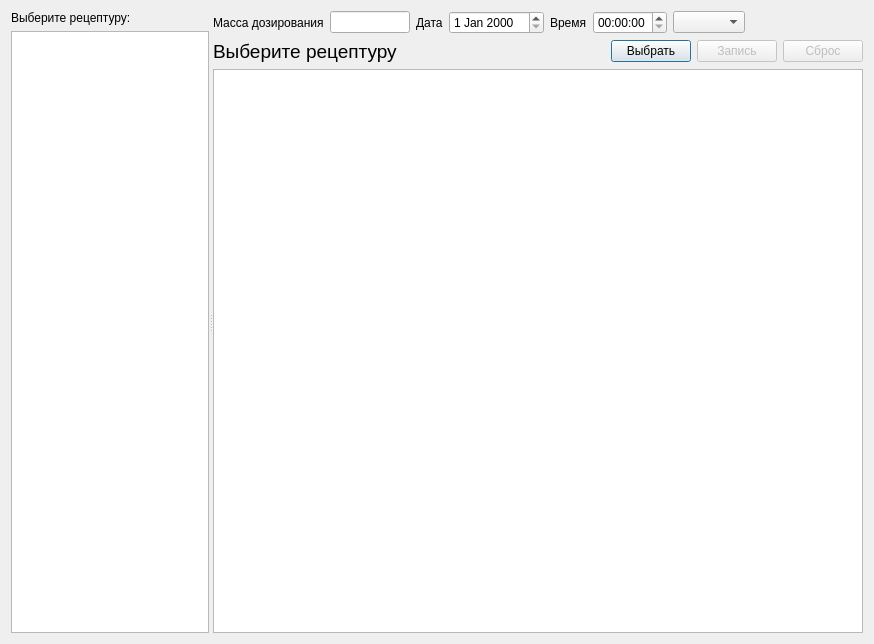
<?xml version="1.0" encoding="UTF-8"?>
<ui version="4.0">
 <class>DialogNew</class>
 <widget class="QDialog" name="DialogNew">
  <property name="geometry">
   <rect>
    <x>0</x>
    <y>0</y>
    <width>874</width>
    <height>644</height>
   </rect>
  </property>
  <property name="windowTitle">
   <string>Добавить дозировку в ручном режиме</string>
  </property>
  <layout class="QVBoxLayout" name="verticalLayout_3">
   <item>
    <widget class="QSplitter" name="splitter">
     <property name="orientation">
      <enum>Qt::Horizontal</enum>
     </property>
     <widget class="QWidget" name="layoutWidget">
      <layout class="QVBoxLayout" name="verticalLayout_2">
       <item>
        <widget class="QLabel" name="label">
         <property name="text">
          <string>Выберите рецептуру:</string>
         </property>
        </widget>
       </item>
       <item>
        <widget class="QTableView" name="tableViewRcp">
         <property name="editTriggers">
          <set>QAbstractItemView::NoEditTriggers</set>
         </property>
         <property name="selectionMode">
          <enum>QAbstractItemView::SingleSelection</enum>
         </property>
         <property name="selectionBehavior">
          <enum>QAbstractItemView::SelectRows</enum>
         </property>
         <attribute name="verticalHeaderVisible">
          <bool>false</bool>
         </attribute>
        </widget>
       </item>
      </layout>
     </widget>
     <widget class="QWidget" name="layoutWidget_2">
      <layout class="QVBoxLayout" name="verticalLayout">
       <item>
        <layout class="QHBoxLayout" name="horizontalLayout">
         <item>
          <widget class="QLabel" name="label_2">
           <property name="text">
            <string>Масса дозирования</string>
           </property>
          </widget>
         </item>
         <item>
          <widget class="QLineEdit" name="lineEditMas">
           <property name="maximumSize">
            <size>
             <width>80</width>
             <height>16777215</height>
            </size>
           </property>
          </widget>
         </item>
         <item>
          <widget class="QLabel" name="label_3">
           <property name="text">
            <string>Дата</string>
           </property>
          </widget>
         </item>
         <item>
          <widget class="DbDateEdit" name="dateEdit"/>
         </item>
         <item>
          <widget class="QLabel" name="label_4">
           <property name="text">
            <string>Время</string>
           </property>
          </widget>
         </item>
         <item>
          <widget class="QTimeEdit" name="timeEdit"/>
         </item>
         <item>
          <widget class="DbComboBox" name="comboBoxCex"/>
         </item>
         <item>
          <spacer name="horizontalSpacer">
           <property name="orientation">
            <enum>Qt::Horizontal</enum>
           </property>
           <property name="sizeHint" stdset="0">
            <size>
             <width>40</width>
             <height>20</height>
            </size>
           </property>
          </spacer>
         </item>
        </layout>
       </item>
       <item>
        <layout class="QHBoxLayout" name="horizontalLayout_2">
         <item>
          <widget class="QLabel" name="labelRcp">
           <property name="font">
            <font>
             <pointsize>14</pointsize>
            </font>
           </property>
           <property name="text">
            <string>Выберите рецептуру</string>
           </property>
          </widget>
         </item>
         <item>
          <spacer name="horizontalSpacer_2">
           <property name="orientation">
            <enum>Qt::Horizontal</enum>
           </property>
           <property name="sizeHint" stdset="0">
            <size>
             <width>40</width>
             <height>20</height>
            </size>
           </property>
          </spacer>
         </item>
         <item>
          <widget class="QPushButton" name="pushButtonSelect">
           <property name="text">
            <string>Выбрать</string>
           </property>
          </widget>
         </item>
         <item>
          <widget class="QPushButton" name="pushButtonWrite">
           <property name="enabled">
            <bool>false</bool>
           </property>
           <property name="text">
            <string>Запись</string>
           </property>
          </widget>
         </item>
         <item>
          <widget class="QPushButton" name="pushButtonEsc">
           <property name="enabled">
            <bool>false</bool>
           </property>
           <property name="text">
            <string>Сброс</string>
           </property>
          </widget>
         </item>
        </layout>
       </item>
       <item>
        <widget class="TableView" name="tableViewCont">
         <property name="minimumSize">
          <size>
           <width>650</width>
           <height>0</height>
          </size>
         </property>
        </widget>
       </item>
      </layout>
     </widget>
    </widget>
   </item>
  </layout>
 </widget>
 <customwidgets>
  <customwidget>
   <class>TableView</class>
   <extends>QTableView</extends>
   <header>olap/tableview.h</header>
  </customwidget>
  <customwidget>
   <class>DbDateEdit</class>
   <extends>QDateEdit</extends>
   <header>db/dbdateedit.h</header>
  </customwidget>
  <customwidget>
   <class>DbComboBox</class>
   <extends>QComboBox</extends>
   <header>db/dbcombobox.h</header>
  </customwidget>
 </customwidgets>
 <resources/>
 <connections/>
</ui>
